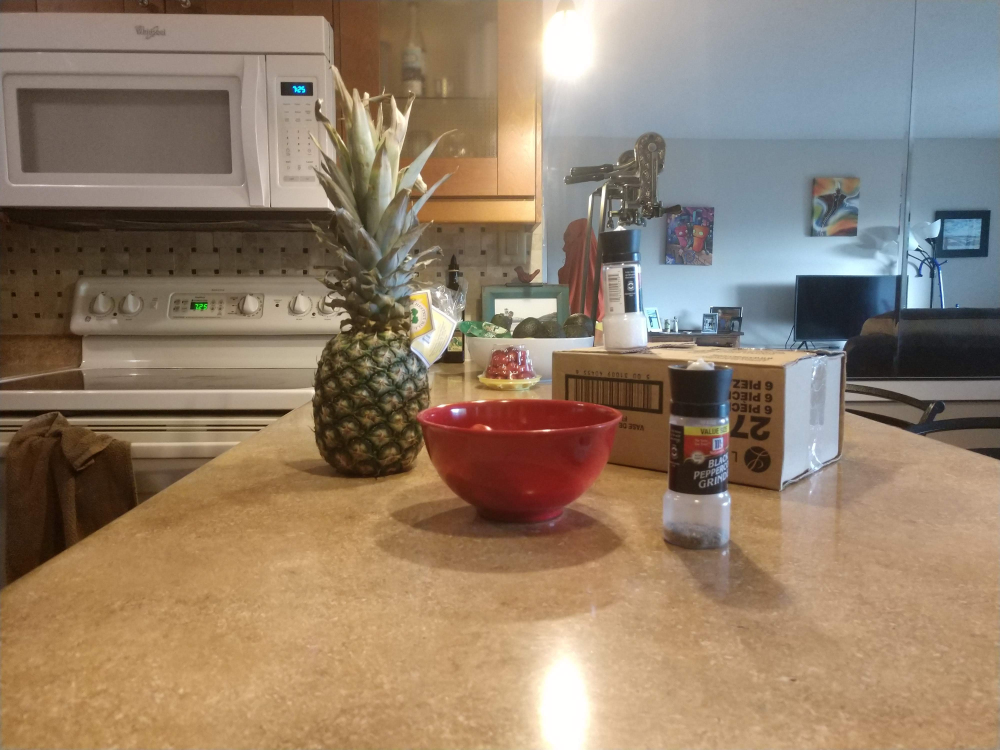
#> input picture images/pineapple_left.jpg, 4000 x 3000 px (shown at 1/4 size)
$ jupyter execute StereoDepthMap.ipynb
#> lines starting #> are read from the running program, lines starting #| are printed output that depends on the picture
# Create a stereo depth map
Use the cv2.stereoBM class to generate a depth map

Images need to be aligned for this to work well, using homography to get them orientated the same direction

This results in a pretty poor depth map. Believe part of the issue is the parameters are not tuned well. There is also likely issues with how the images are aligned
See the 'stereoParams.py' program to see how changing the parameters changes the depth map

[cell 1]
import cv2
import numpy as np
import matplotlib.pyplot as plt

[cell 2]
scale = .125

image_left = cv2.imread("images/pineapple_left.jpg")
#> image_left is the input picture: shape (3000, 4000, 3); mean B, G, R 106.4, 126.6, 146.1
image_right = cv2.imread("images/pineapple_right.jpg")
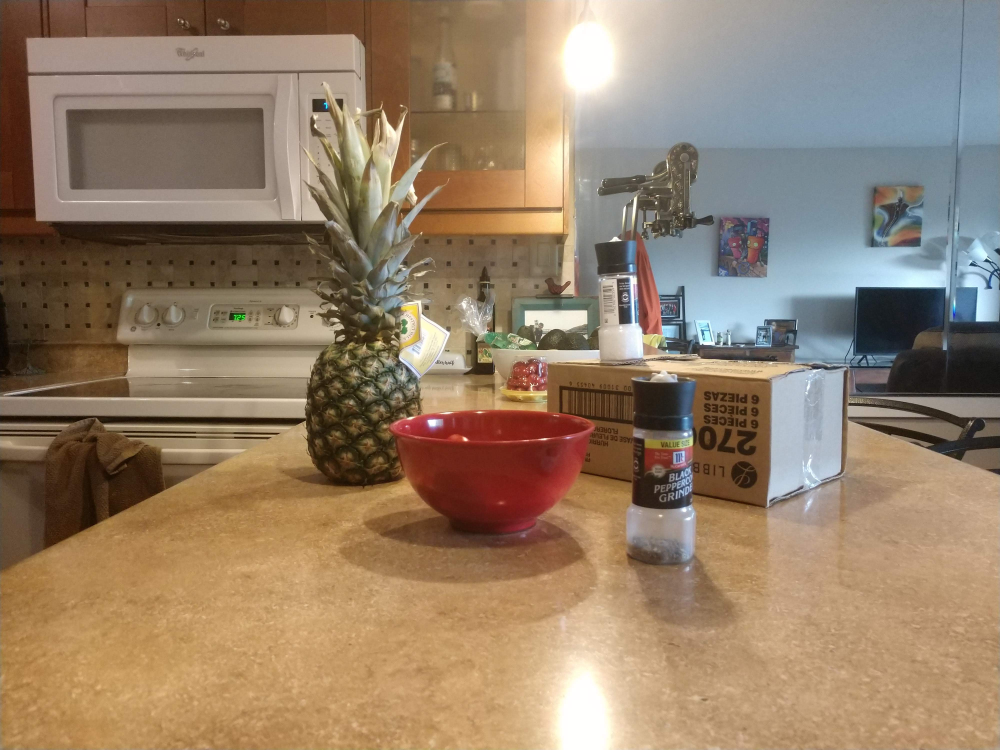
#> input picture images/pineapple_right.jpg, 4000 x 3000 px (shown at 1/4 size)
#> image_right is the input picture: shape (3000, 4000, 3); mean B, G, R 104.5, 127, 148.3
image_left = cv2.resize(image_left,(0,0),fx=scale,fy=scale)
#> image_left: shape (375, 500, 3)
image_right = cv2.resize(image_right,(0,0),fx=scale,fy=scale)
#> image_right: shape (375, 500, 3)
plt.rcParams['figure.figsize'] = [10,10]
plt.subplot(1,2,1)
plt.imshow(image_left[:,:,::-1])
plt.subplot(1,2,2)
plt.imshow(image_right[:,:,::-1])
plt.show()

[cell 3]
left_gray = cv2.cvtColor(image_left,cv2.COLOR_BGR2GRAY)
right_gray = cv2.cvtColor(image_right,cv2.COLOR_BGR2GRAY)
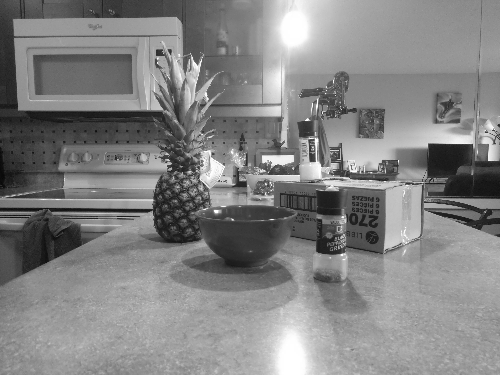
#> right_gray: shape (375, 500); min 8, max 255, mean 131
orb = cv2.ORB_create(nfeatures=1000)

kps1, descs1 = orb.detectAndCompute(left_gray,None)
#> kps1 = 1000 keypoints; strongest (x, y, size): (325, 168, 31), (314, 135, 31), (316, 154, 37.2), (256, 165, 31)
kps2, descs2 = orb.detectAndCompute(right_gray,None)
#> kps2 = 1000 keypoints; strongest (x, y, size): (312, 140, 31), (215, 211, 31), (313, 161, 31), (352, 171, 31)

left_with_kps = image_left.copy()
right_with_kps = image_right.copy()

plt.subplot(1,2,1)
plt.imshow(cv2.drawKeypoints(left_with_kps,kps1,left_with_kps,cv2.DRAW_MATCHES_FLAGS_DRAW_RICH_KEYPOINTS)[:,:,::-1])
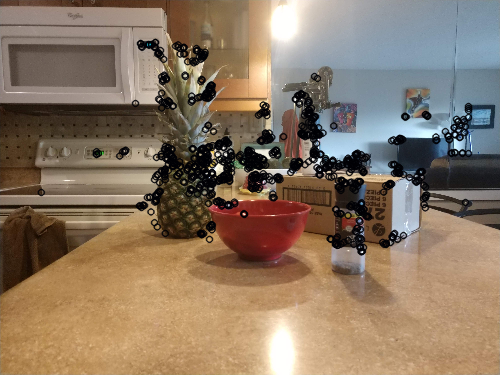
#> left_with_kps: shape (375, 500, 3); mean B, G, R 99.9, 119.2, 138.3

plt.subplot(1,2,2)
plt.imshow(cv2.drawKeypoints(right_with_kps,kps2,right_with_kps,cv2.DRAW_MATCHES_FLAGS_DRAW_RICH_KEYPOINTS)[:,:,::-1])
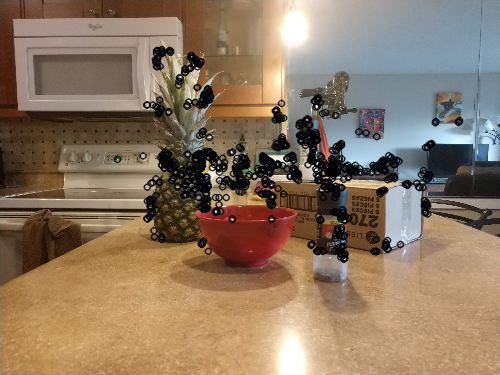
#> right_with_kps: shape (375, 500, 3); mean B, G, R 98.4, 119.7, 140.4

plt.show()
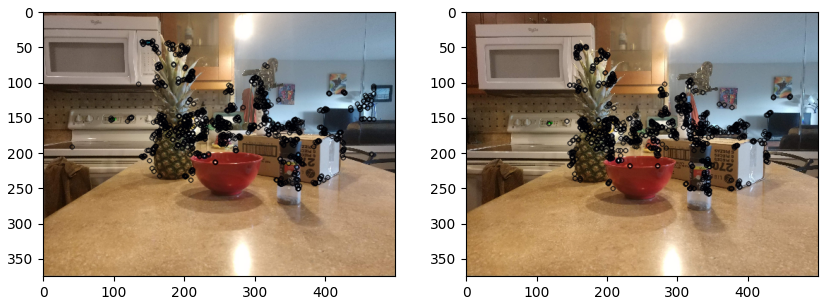
#> figure drawn by matplotlib, 2 panels

[cell 4]
MIN_MATCH_COUNT = 10
FLANN_INDEX_LSH = 6
index_params= dict(algorithm = FLANN_INDEX_LSH,
                  table_number =12, # 12
                  key_size = 10,     # 20
                  multi_probe_level = 2) #2
search_params = {"checks":100}

flann = cv2.FlannBasedMatcher(index_params,search_params)
matches = flann.knnMatch(descs1, descs2, k=2)
#> matches = 1000 matches
#matches = [m[0] for m in matches]


# keep good matches
good = [m for m,n in matches if m.distance<0.7*n.distance]
#> good = 121 matches
print(f"Found {len(good)} matches from {len(matches)}")
#| Found 121 matches from 1000


img3 = cv2.drawMatches(image_left,kps1, image_right,kps2, good[:20],None, flags=cv2.DrawMatchesFlags_NOT_DRAW_SINGLE_POINTS)
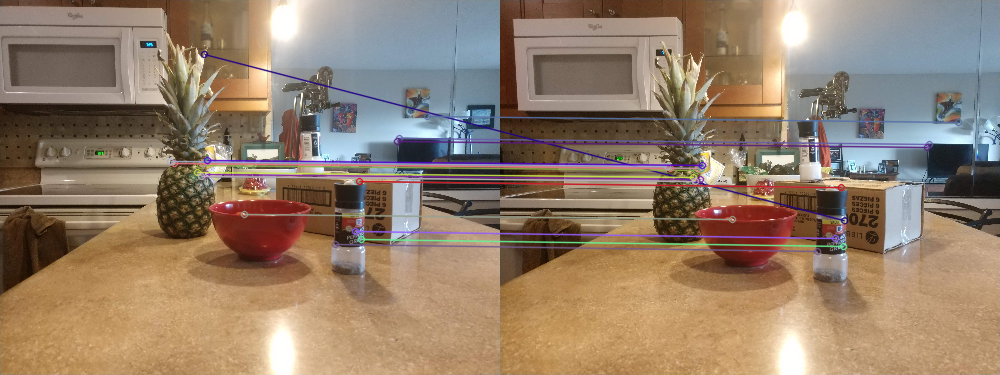
#> img3: shape (375, 1000, 3); mean B, G, R 107.4, 127, 147.8

plt.imshow(img3[:,:,::-1])
plt.show()

[cell 5]
matches= good
#> matches = 121 matches
if len(matches) > MIN_MATCH_COUNT:
    src_points = np.float32([ kps2[m.trainIdx].pt for m in matches]).reshape(-1,1,2)
#> src_points = 121 rows, first 8: [429, 144], [187, 181], [344.2, 220.3], [427, 147], [200, 179], [193, 177], [201, 168], [317, 251]
    dst_points = np.float32([ kps1[m.queryIdx].pt for m in matches]).reshape(-1,1,2)
#> dst_points = 121 rows, first 8: [399, 138], [193, 176], [204, 54], [397, 141], [206, 174], [197, 172], [206, 162], [335, 244]


    M, mask = cv2.findHomography(src_points, dst_points, cv2.RANSAC, 5.0)
#> M = [[1.07, 0.0533, -14.8], [-0.0231, 1.03, -4.93], [-7.98e-05, 0.000126, 1]]; mask = 121 values, max 1 at index 1, min 0 at index 0, mean 0.76
    matchesMask = mask.ravel().tolist()
#> matchesMask has the same summary as mask

    h,w,d = image_right.shape
#> h = 375; w = 500; d = 3
    pts = np.float32([ [0,0], [0,h-1], [w-1,h-1], [w-1,0]]).reshape(-1,1,2)
#> pts = [[0, 0], [0, 374], [499, 374], [499, 0]]
    dst = cv2.perspectiveTransform(pts,M)
#> dst = [[-14.8, -4.93], [4.91, 362.8], [533.3, 365.6], [538.6, -17.17]]
    imgOut = image_left.copy()
    imgOut = cv2.polylines(imgOut, [np.int32(dst)], True, 255, 3, cv2.LINE_AA)
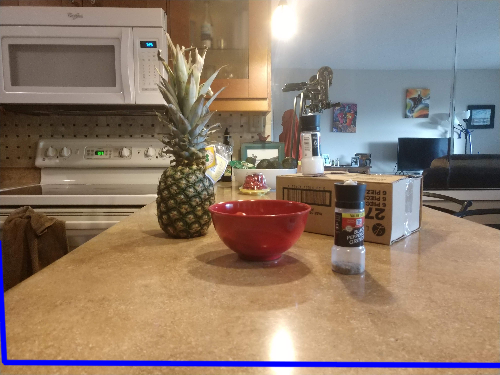
#> imgOut: shape (375, 500, 3); mean B, G, R 109, 124.3, 143.2
    #imgOut = cv2.fillPoly(imgOut, [dst.astype(np.int32)],(255,255,0),8)
    plt.imshow(imgOut)
else:
    print("Not enough matches found")

image_right_homography = cv2.warpPerspective(image_right,M,(image_left.shape[1],image_left.shape[0]))
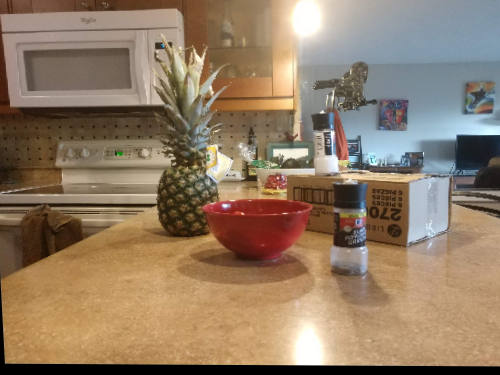
#> image_right_homography: shape (375, 500, 3); mean B, G, R 101.5, 124.1, 145.5
plt.imshow(image_right_homography[:,:,::-1])
#> figure, not shown here; B, G, R data is drawn as R, G, B

# Have images aligned, Now do stereo match

[cell 6]
#stereo = cv2.StereoSGBM_create()
stereo = cv2.StereoBM_create(numDisparities=16,
                             blockSize=15,)
disparity = stereo.compute(cv2.cvtColor(image_left,cv2.COLOR_BGR2GRAY),
                           cv2.cvtColor(image_right_homography,cv2.COLOR_BGR2GRAY))
plt.imshow(disparity,cmap="gray")
plt.show()

[cell 7]
stereo = cv2.StereoSGBM_create(1,9)
#stereo = cv2.StereoBM_create(numDisparities=16, blockSize=15)
disparity = stereo.compute(cv2.cvtColor(image_left,cv2.COLOR_BGR2GRAY),
                           cv2.cvtColor(image_right,cv2.COLOR_BGR2GRAY))
plt.imshow(disparity,cmap="gray")
plt.show()

[cell 8]
disparity = np.zeros((image_left.shape[0],image_left.shape[1]),np.float32)
#stereo = cv2.StereoSGBM_create()
for blockSize in [7,11,15,21,31,51,71]:
    stereo = cv2.StereoBM_create(numDisparities=16,
                                 blockSize=blockSize)
    disparity += stereo.compute(cv2.cvtColor(image_left,cv2.COLOR_BGR2GRAY),
                               cv2.cvtColor(image_right_homography,cv2.COLOR_BGR2GRAY)).astype(np.float32)
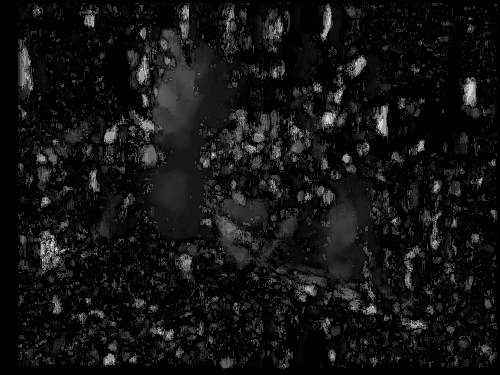
#> disparity: shape (375, 500) float32; min -112, max 1103, mean -22.2; drawn with min black and max white
plt.imshow(disparity/disparity.max(),cmap="gray")
plt.show()
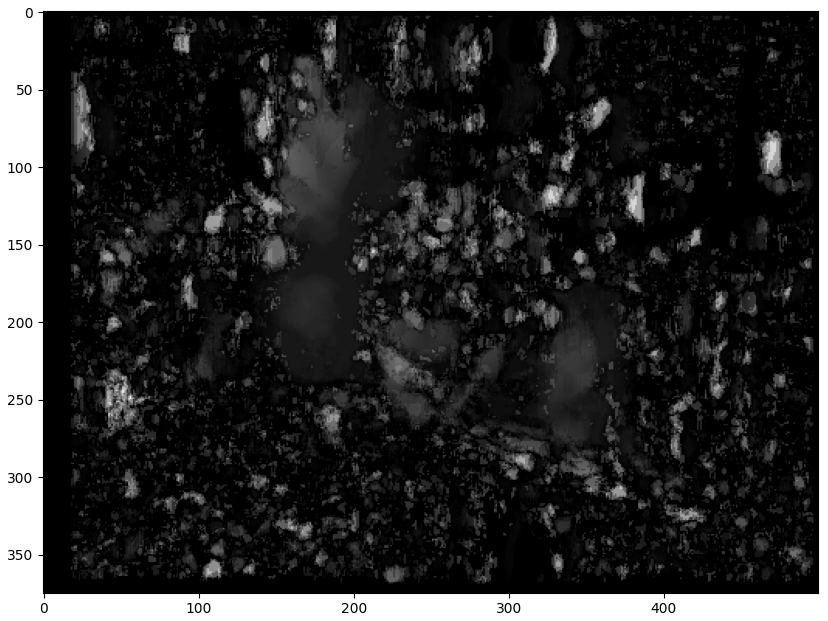
#> figure drawn by matplotlib, 1 panel
